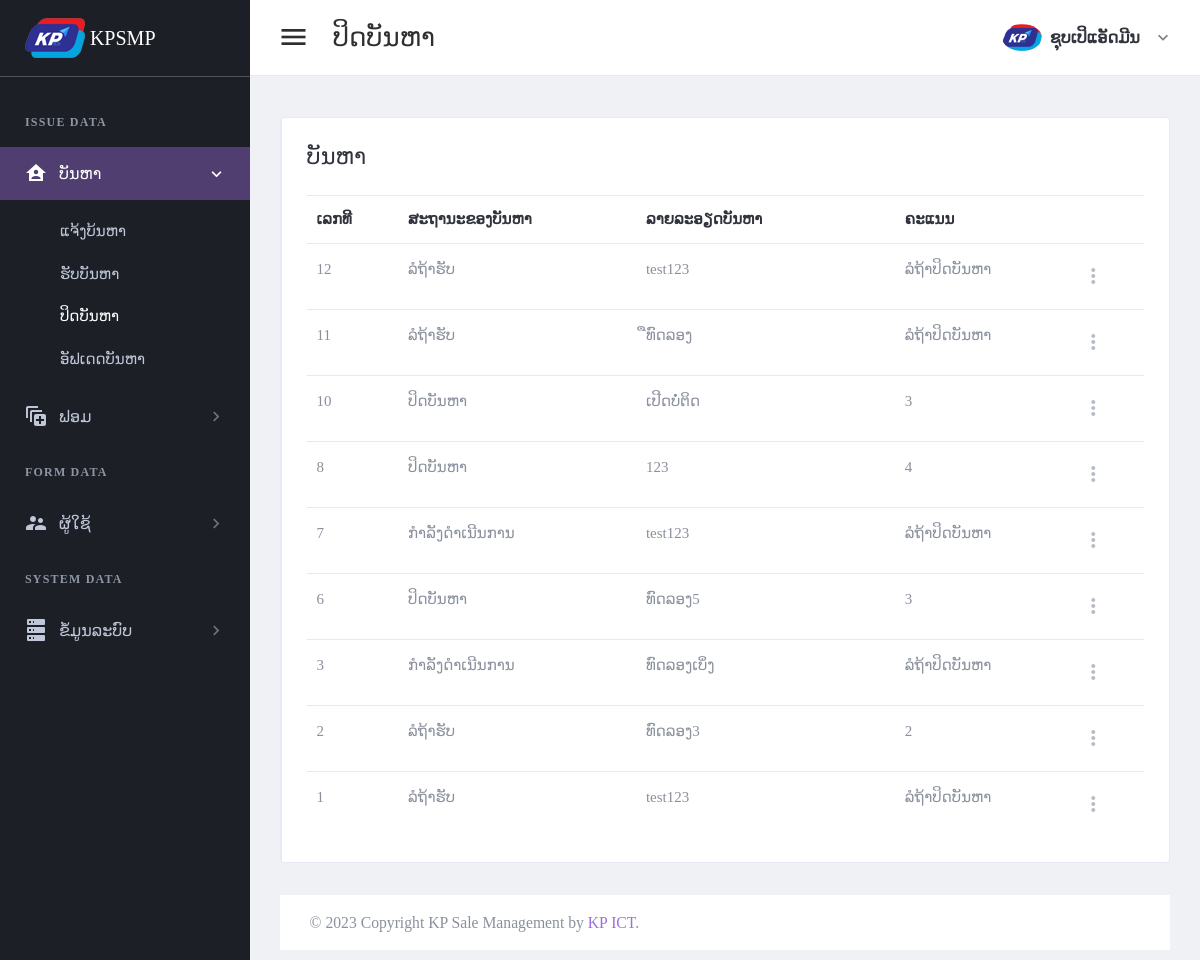
/page/Closing-rating.php (signed in), run on the app's committed database.
### tables this page shows
CREATE TABLE `tbl_header_title` (
  `ht_id` int(11) NOT NULL,
  `ht_name` varchar(300) DEFAULT NULL
);

CREATE TABLE `tbl_sub_title` (
  `st_id` int(11) NOT NULL,
  `st_name` varchar(300) DEFAULT NULL,
  `icon_code` varchar(100) DEFAULT NULL,
  `ht_id` int(11) DEFAULT NULL
);

CREATE TABLE `tbl_page_title` (
  `pt_id` int(11) NOT NULL,
  `pt_name` varchar(300) DEFAULT NULL,
  `ptf_name` varchar(100) DEFAULT NULL,
  `st_id` int(11) DEFAULT NULL
);

CREATE TABLE `tbl_issue_request` (
  `ir_id` int(11) NOT NULL,
  `ist_id` int(11) DEFAULT NULL,
  `ir_state` int(11) DEFAULT NULL,
  `ir_detail` text DEFAULT NULL,
  `reqeust_by` int(11) DEFAULT NULL,
  `request_date` date DEFAULT NULL,
  `assign_by` int(11) DEFAULT NULL,
  `assign_date` date DEFAULT NULL,
  `rate_point` int(11) DEFAULT NULL
);

CREATE TABLE `tbl_issue_status` (
  `is_id` int(11) NOT NULL,
  `is_name` varchar(300) DEFAULT NULL
);

### setting/checksession.php (called while the page is built, shortened)
<?php
	if($_SESSION['id_users'] == "" )
	{
	header("location:logout.php");
	}
	  else{
		$role_id = $_SESSION["role_id"];
	}
?>

### page/Closing-rating.php (the view, shortened to what this page needs)
<?php
include("../setting/checksession.php");
include("../setting/conn.php");
$header_name = "ປິດບັນຫາ";
$header_click = "1";
?>
<!DOCTYPE html>
<html lang="en" dir="ltr">
<head>
    <?php
    include("../setting/callcss.php");
    ?>
</head>
<body class="navbar-fixed sidebar-fixed" id="body">
    <div class="wrapper">
        <?php include "menu.php"; ?>
        <div class="page-wrapper">
            <?php
            include "header.php";
            ?>
            <div class="content-wrapper">
                <div class="content">
                    <div class="email-wrapper rounded border bg-white">
                        <div class="row no-gutters justify-content-center">
                            <div class="col-xxl-12">
                                <div class="email-right-column  email-body p-4 p-xl-5">
                                    <div class="email-body-head mb-5 ">
                                        <h4 class="text-dark">ບັນຫາ</h4>
                                    </div>
                                    <form method="post" id="addhistoty3">
                                        <table id="productsTable" class="table table-hover table-product" style="width:100%">
                                            <thead>
                                                <tr>
                                                    <th>ເລກທີ</th>
                                                    <th>ສະຖານະຂອງບັນຫາ</th>
                                                    <th>ລາຍລະອຽດບັນຫາ</th>
                                                    <th></th>
                                                    <th>ຄະແນນ</th>
                                                    <th></th>
                                                </tr>
                                            </thead>
                                            <tbody>
                                                <?php
                                                $stmt4 = $conn->prepare(" SELECT ir_id,is_name,ir_detail,rate_point from tbl_issue_request a
                                                left join tbl_issue_status b on a.ir_state = b.is_id
                                                order by ir_id desc ");
                                                $stmt4->execute();
                                                if ($stmt4->rowCount() > 0) {
                                                    while ($row4 = $stmt4->fetch(PDO::FETCH_ASSOC)) {
                                                        $ir_id = $row4['ir_id'];
                                                        $is_name = $row4['is_name'];
                                                        $ir_detail = $row4['ir_detail'];
                                                        $rate_point = $row4['rate_point'];
                                                ?>
                                                        <tr>
                                                            <td><?php echo "$ir_id"; ?></td>
                                                            <td><?php echo "$is_name"; ?></td>
                                                            <td><?php echo "$ir_detail"; ?></td>
                                                            <td><td><?php if (empty($rate_point)){
                                                          echo "ລໍຖ້າປິດບັນຫາ";
                                                         } else {
                                                          echo"$rate_point";
                                                         }
                                                         ?>
                                                         </td></td>
                                                            <td>
                                                                <div class="dropdown">
                                                                    <a class="dropdown-toggle icon-burger-mini" href="#" role="button" id="dropdownMenuLink" data-toggle="dropdown" aria-haspopup="true" aria-expanded="false" data-display="static">
                                                                    </a>
                                                                </div>
                                                            </td>
                                                        </tr>
                                                <?php
                                                    }
                                                }
                                                ?>
                                            </tbody>
                                        </table>
                                    </form>
                                </div>
                            </div>
                        </div>
                    </div>
                    <?php include "footer.php"; ?>
                </div>
            </div>
</body>
</html>

### page/menu.php
<aside class="left-sidebar sidebar-dark" id="left-sidebar">
  <div id="sidebar" class="sidebar sidebar-with-footer">
    <div class="app-brand">
      <a href="index.php">
        <img src="../images/iconmenu.png" alt="Mono">
        <span class="brand-name"> KPSMP</span>
      </a>
    </div>
    <div class="sidebar-left" data-simplebar style="height: 100%;">
      <ul class="nav sidebar-inner" id="sidebar-menu">
        <?php
        $stmt = $conn->prepare(" SELECT distinct a.ht_id,ht_name
        FROM tbl_header_title a
        left join tbl_role_page b on a.ht_id = b.ht_id
        where role_id ='$role_id'
        order by  a.ht_id asc ");
        $stmt->execute();
        if ($stmt->rowCount() > 0) {
          while ($row = $stmt->fetch(PDO::FETCH_ASSOC)) {
            $ht_id = $row['ht_id'];
            $ht_name = $row['ht_name'];
        ?>
            <li class="section-title"> <?php echo "$ht_name"; ?></li>
            <?php
            $stmt1 = $conn->prepare("SELECT distinct a.st_id,st_name,role_id,icon_code
            FROM tbl_sub_title a
            left join tbl_role_page b on a.st_id = b.st_id
            where a.ht_id = '$ht_id' and role_id ='$role_id'
            order by a.st_id asc ");
            $stmt1->execute();
            if ($stmt1->rowCount() > 0) {
              while ($row1 = $stmt1->fetch(PDO::FETCH_ASSOC)) {
                $st_name = $row1['st_name'];
                $st_id = $row1['st_id'];
                $icon_code = $row1['icon_code'];
            ?>
                <li class='has-sub <?php if ($header_click == "$st_id") {  echo "active expand"; } ?>'>
                  <a class="sidenav-item-link" href="javascript:void(0)" data-toggle="collapse" data-target='#<?php echo "$st_name"; ?>' aria-expanded="false" aria-controls="<?php echo "$st_name"; ?>">
                    <i class="mdi <?php echo"$icon_code";?>"></i>
                    <span class="nav-text"> <?php echo "$st_name"; ?> </span> <b class="caret"></b>
                  </a>
                  <ul class='collapse <?php if ($header_click == "$st_id" ) { echo "show"; } ?>' id="<?php echo "$st_name"; ?>" data-parent="#sidebar-menu">
                    <div class="sub-menu">
                      <?php
                      $stmt2 = $conn->prepare(" SELECT pt_name,ptf_name
                      FROM tbl_page_title a
                      left join tbl_role_page b on a.pt_id = b.pt_id
                      where a.st_id = '$st_id' and role_id ='$role_id'
                      order by a.pt_id asc ");
                      $stmt2->execute();
                      if ($stmt2->rowCount() > 0) {
                        while ($row2 = $stmt2->fetch(PDO::FETCH_ASSOC)) {
                          $pt_name = $row2['pt_name'];
                      ?>
                          <li class="<?php if ($header_name ==  $row2['pt_name']) { echo "active"; } ?>">
                            <a class="sidenav-item-link" href='<?php echo $row2['ptf_name'] ?>'>
                              <span class="nav-text"><?php echo"$pt_name";?></span>
                            </a>
                          </li>
                      <?php
                        }
                      }
                      ?>
                    </div>
                  </ul>
              <?php
              }
            }
              ?>
                </li>
            <?php
          }
        }
            ?>
      </ul>
    </div>
  </div>
</aside>

### data on the page
tbl_header_title: ht_name "ISSUE DATA"
tbl_sub_title: st_name "ບັນຫາ"
tbl_page_title: pt_name "ແຈ້ງບ້ນຫາ"
tbl_page_title: pt_name "ຮັບບັນຫາ"
tbl_page_title: pt_name "ປິດບັນຫາ"
tbl_page_title: pt_name "ອັຟເດດບັນຫາ"
tbl_sub_title: st_name "ຟອມ"
tbl_header_title: ht_name "FORM DATA"
tbl_sub_title: st_name "ຜູ້ໃຊ້"
tbl_header_title: ht_name "SYSTEM DATA"
tbl_sub_title: st_name "ຂໍ້ມູນລະບົບ"
tbl_issue_request: ir_id "12", tbl_issue_status.is_name "ລໍຖ້າຮັບ", ir_detail "test123", shows "ລໍຖ້າປິດບັນຫາ"
tbl_issue_request: ir_id "11", tbl_issue_status.is_name "ລໍຖ້າຮັບ", ir_detail "ືທົດລອງ", shows "ລໍຖ້າປິດບັນຫາ"
tbl_issue_request: ir_id "10", tbl_issue_status.is_name "ປິດບັນຫາ", ir_detail "ເປີດບໍ່ຕິດ", rate_point "3"
tbl_issue_request: ir_id "8", tbl_issue_status.is_name "ປິດບັນຫາ", ir_detail "123", rate_point "4"
tbl_issue_request: ir_id "7", tbl_issue_status.is_name "ກຳລັງດຳເນີນການ", ir_detail "test123", shows "ລໍຖ້າປິດບັນຫາ"
tbl_issue_request: ir_id "6", tbl_issue_status.is_name "ປິດບັນຫາ", ir_detail "ທົດລອງ5", rate_point "3"
tbl_issue_request: ir_id "3", tbl_issue_status.is_name "ກຳລັງດຳເນີນການ", ir_detail "ທົດລອງເບິ່ງ", shows "ລໍຖ້າປິດບັນຫາ"
tbl_issue_request: ir_id "2", tbl_issue_status.is_name "ລໍຖ້າຮັບ", ir_detail "ທົດລອງ3", rate_point "2"
tbl_issue_request: ir_id "1", tbl_issue_status.is_name "ລໍຖ້າຮັບ", ir_detail "test123", shows "ລໍຖ້າປິດບັນຫາ"

### other printed values
$header_name "ປິດບັນຫາ"
$full_name "ຊຸບເປິແອັດມີນ"
